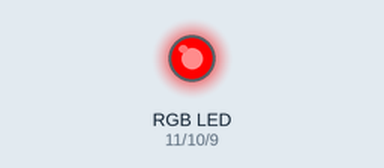
A sketch run on a simulated Arduino Uno, built with avr-gcc and run on an emulated ATmega328P. Parts: an RGB LED mixed from three pins (HIGH = lit). Dim RGB values are drawn brighter than linear.

Above: at 0.05 s.
At 1.5 s:
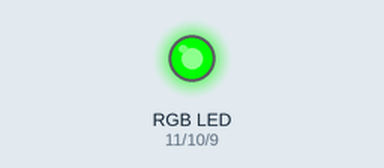
At 2.95 s:
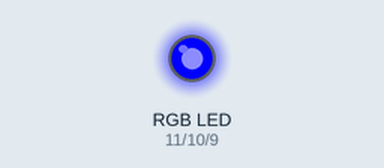
At 3.7 s:
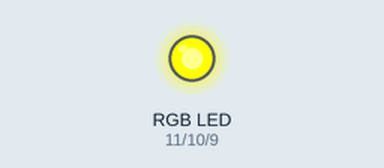
At 4.45 s:
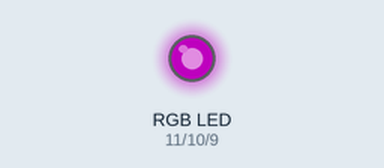
At 5.95 s:
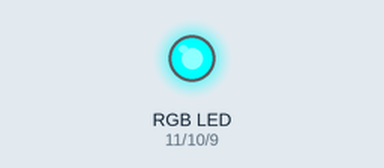
Timing chart, 0 to 7.8 s (numbered marks = the images above):
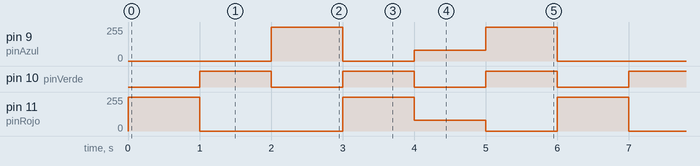

Measured:
- by itself, pin 9 (pinAzul): repeats every 6.0 s: 0/255 1.0 s, 80/255 1.0 s, 255/255 1.0 s, 0/255 2.0 s, 255/255 1.0 s
- by itself, pin 10 (pinVerde): alternates HIGH for 1.0 s and LOW for 1.0 s
- by itself, pin 11 (pinRojo): repeats every 6.0 s: 0/255 2.0 s, 255/255 1.0 s, 80/255 1.0 s, 0/255 1.0 s, 255/255 1.0 s

The sketch:

codigo.ino
```cpp
/*
  Proyecto: RGB LED
  Autor: Adafruit
  Referencia: https://learn.adafruit.com/adafruit-arduino-lesson-3-rgb-leds
  Adaptado por Ulises Gascón
*/

int pinRojo = 11;
int pinVerde = 10;
int pinAzul = 9;

void setup()
{
  pinMode(pinRojo, OUTPUT);
  pinMode(pinVerde, OUTPUT);
  pinMode(pinAzul, OUTPUT);
}

void loop()
{
  setColor(255, 0, 0);  // Rojo
  delay(1000);
  setColor(0, 255, 0);  // Verde
  delay(1000);
  setColor(0, 0, 255);  // Azul
  delay(1000);
  setColor(255, 255, 0);  // Amarillo
  delay(1000);
  setColor(80, 0, 80);  // Púrpura
  delay(1000);
  setColor(0, 255, 255);  // Azul agua
  delay(1000);
}

void setColor(int rojo, int verde, int azul)
{
  analogWrite(pinRojo, rojo);
  analogWrite(pinVerde, verde);
  analogWrite(pinAzul, azul);
}
```
